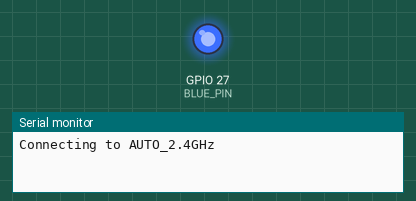
This sketch was run on a simulated ESP32. On the bench: output pins drawn as LEDs (lit = HIGH), the last lines printed to the serial monitor. WiFi joins after 1.5 s; servers stay silent unless stated.

Above: at 0.1 s.
At 1.6 s:
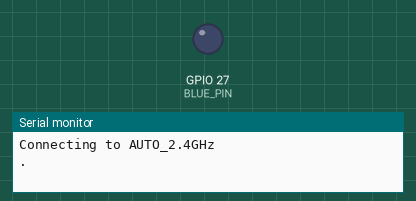
Timing chart, 0 to 3.1 s (numbered marks = the images above):
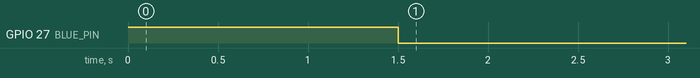

The sketch:

LAB001-WiFiClient.ino
```cpp
#include <WiFi.h>
#define BLUE_PIN 27
const char* ssid     = "AUTO_2.4GHz";
const char* password = "45556111";

void setup() {
  pinMode(BLUE_PIN, OUTPUT);
  digitalWrite(BLUE_PIN, HIGH);
  Serial.begin(115200);
  Serial.println();
  Serial.print("Connecting to ");
  Serial.println(ssid);

  WiFi.begin(ssid, password);

  while (WiFi.status() != WL_CONNECTED) {
    delay(500);
    Serial.print(".");
    digitalWrite(BLUE_PIN, HIGH);
    delay(1000);
    digitalWrite(BLUE_PIN, LOW);
    delay(1000);
  }

  Serial.println("");
  Serial.println("WiFi connected");
  Serial.print("IP address: ");
  Serial.println(WiFi.localIP());
  digitalWrite(BLUE_PIN, LOW);
}

void loop() {
  // put your main code here, to run repeatedly:
}
```
